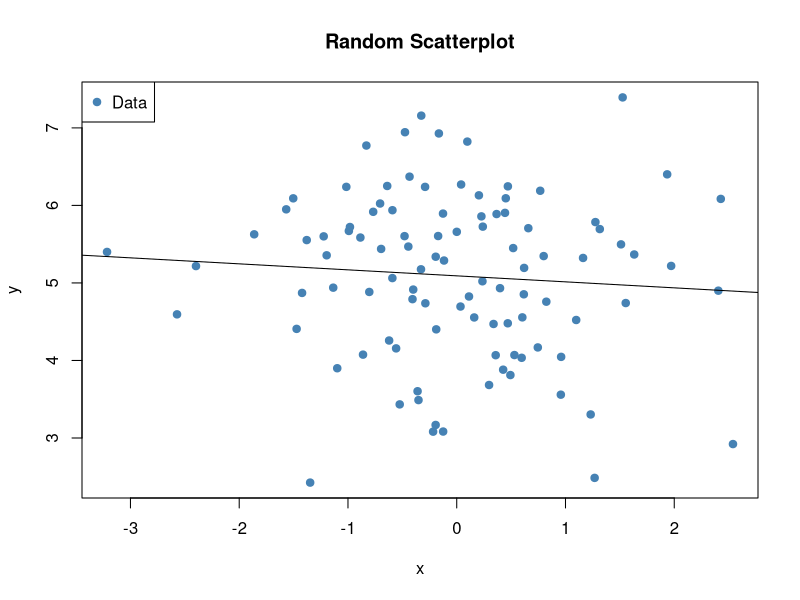
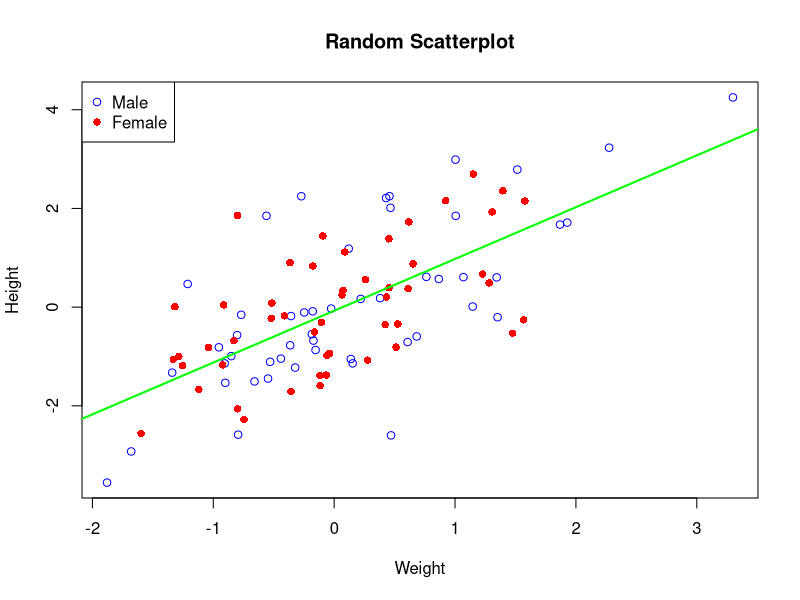

Recreate these plots in R, in order.
# plotSample.R
# Examples of the Base Plotting System
# Created by Rick Henderson
# Created on April 11, 2016

# Generate some Random data
x <- rnorm(100)
y = rnorm(100, mean = 5)


# Generate a simple scatterplot
plot(x, y, pch = 19, col = "SteelBlue")

# Generate regression line (linear model)
model <- lm(y ~x)

# Use abline to display the line on the chart
abline(model)

# Add annotations
legend("topleft", legend = "Data", pch = 19, col = "SteelBlue")
title("Random Scatterplot")

# This line needs to be modified if you are using random numbers
#text(-3, 2, "Simple Label")

# Another set of samples
s1 <- rnorm(100)
s2 <- s1 + rnorm(100)
g <- gl(2, 50, labels = c("Male", "Female"))

# Set up the plot area but don't plot anything
plot(s1, s2, type="n", xlab = "Weight", ylab = "Height")
points(s1[g == "Male"], s2[g == "Male"], col = "blue", pch = 21)
points(s1[g == "Female"], s2[g == "Female"], col = "red", pch = 16)
legend("topleft", legend = c("Male", "Female"), col = c("blue", "red"), pch = c(21, 16))
title("Random Scatterplot")

# Generate regression line (linear model)
model <- lm(s2 ~ s1)

# Use abline to display the line on the chart with more features
abline(model, lwd = 2, col = "green")
